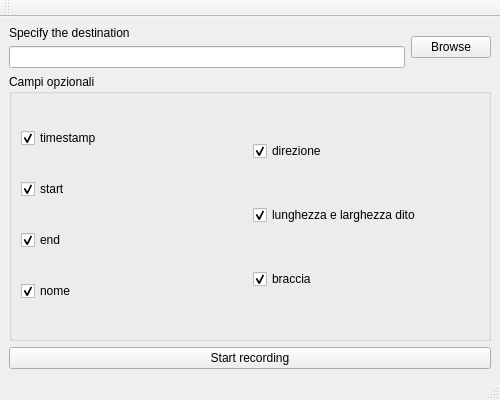
<?xml version="1.0" encoding="UTF-8"?>
<ui version="4.0">
 <class>MainWindow</class>
 <widget class="QMainWindow" name="MainWindow">
  <property name="geometry">
   <rect>
    <x>0</x>
    <y>0</y>
    <width>500</width>
    <height>400</height>
   </rect>
  </property>
  <property name="windowTitle">
   <string>MainWindow</string>
  </property>
  <widget class="QWidget" name="centralwidget">
   <layout class="QVBoxLayout" name="verticalLayout_3">
    <item>
     <layout class="QHBoxLayout" name="horizontalLayout">
      <item>
       <layout class="QVBoxLayout" name="verticalLayout_4">
        <property name="sizeConstraint">
         <enum>QLayout::SetDefaultConstraint</enum>
        </property>
        <item>
         <widget class="QLabel" name="label">
          <property name="maximumSize">
           <size>
            <width>5000</width>
            <height>30</height>
           </size>
          </property>
          <property name="text">
           <string>Specify the destination</string>
          </property>
         </widget>
        </item>
        <item>
         <widget class="QLineEdit" name="destination">
          <property name="text">
           <string/>
          </property>
         </widget>
        </item>
       </layout>
      </item>
      <item>
       <widget class="QPushButton" name="btnBrowse">
        <property name="text">
         <string>Browse</string>
        </property>
       </widget>
      </item>
     </layout>
    </item>
    <item>
     <widget class="QGroupBox" name="groupConfig">
      <property name="title">
       <string>Campi opzionali</string>
      </property>
      <property name="checkable">
       <bool>false</bool>
      </property>
      <layout class="QHBoxLayout" name="horizontalLayout_5">
       <item>
        <layout class="QVBoxLayout" name="verticalLayout">
         <item>
          <widget class="QCheckBox" name="chkTimestamp">
           <property name="text">
            <string>timestamp</string>
           </property>
           <property name="checked">
            <bool>true</bool>
           </property>
          </widget>
         </item>
         <item>
          <widget class="QCheckBox" name="chkStart">
           <property name="text">
            <string>start</string>
           </property>
           <property name="checked">
            <bool>true</bool>
           </property>
          </widget>
         </item>
         <item>
          <widget class="QCheckBox" name="chkEnd">
           <property name="text">
            <string>end</string>
           </property>
           <property name="checked">
            <bool>true</bool>
           </property>
          </widget>
         </item>
         <item>
          <widget class="QCheckBox" name="chkNome">
           <property name="text">
            <string>nome</string>
           </property>
           <property name="checked">
            <bool>true</bool>
           </property>
          </widget>
         </item>
        </layout>
       </item>
       <item>
        <layout class="QHBoxLayout" name="horizontalLayout_4">
         <item>
          <layout class="QVBoxLayout" name="verticalLayout_2">
           <item>
            <widget class="QCheckBox" name="chkDirection">
             <property name="text">
              <string>direzione</string>
             </property>
             <property name="checked">
              <bool>true</bool>
             </property>
            </widget>
           </item>
           <item>
            <widget class="QCheckBox" name="chkFingerDimensions">
             <property name="text">
              <string>lunghezza e larghezza dito</string>
             </property>
             <property name="checked">
              <bool>true</bool>
             </property>
            </widget>
           </item>
           <item>
            <widget class="QCheckBox" name="chkArm">
             <property name="text">
              <string>braccia</string>
             </property>
             <property name="checked">
              <bool>true</bool>
             </property>
            </widget>
           </item>
          </layout>
         </item>
        </layout>
       </item>
      </layout>
     </widget>
    </item>
    <item>
     <layout class="QHBoxLayout" name="horizontalLayout_2">
      <item>
       <widget class="QPushButton" name="btnToggleRecording">
        <property name="text">
         <string>Start recording</string>
        </property>
        <property name="checkable">
         <bool>true</bool>
        </property>
       </widget>
      </item>
     </layout>
    </item>
   </layout>
  </widget>
  <widget class="QMenuBar" name="menubar">
   <property name="geometry">
    <rect>
     <x>0</x>
     <y>0</y>
     <width>500</width>
     <height>25</height>
    </rect>
   </property>
  </widget>
  <widget class="QStatusBar" name="statusbar"/>
  <widget class="QToolBar" name="toolBar">
   <property name="windowTitle">
    <string>toolBar</string>
   </property>
   <attribute name="toolBarArea">
    <enum>TopToolBarArea</enum>
   </attribute>
   <attribute name="toolBarBreak">
    <bool>false</bool>
   </attribute>
  </widget>
 </widget>
 <resources/>
 <connections/>
</ui>
